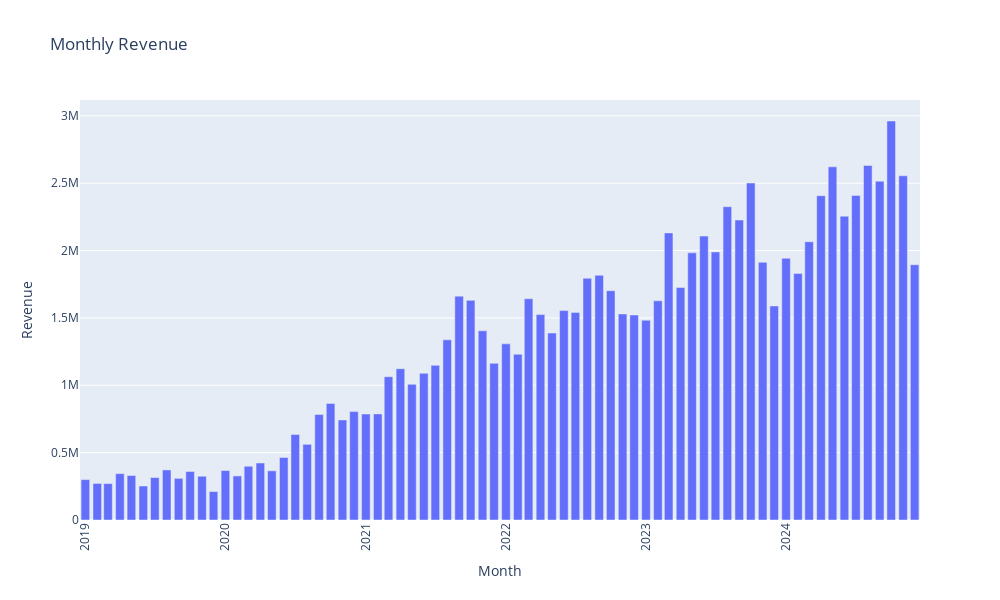

This figure's notebook cell:
### Code cell
# monthly revenue
# Plotly Bar Chart
fig = px.bar(
    monthly_performance.reset_index(),
    x='month',
    y='revenue',
    title='Monthly Revenue',
    labels={'month': 'Month', 'revenue': 'Revenue'}
)

# Customize Layout (for x-axis rotation and better visualization)
fig.update_layout(
    xaxis_tickangle=-90,
    height=600,
    width=1000,
    xaxis_title='Month',
    yaxis_title='Revenue'
)

fig.show()
fig.write_html('monthly_revenue.html')
